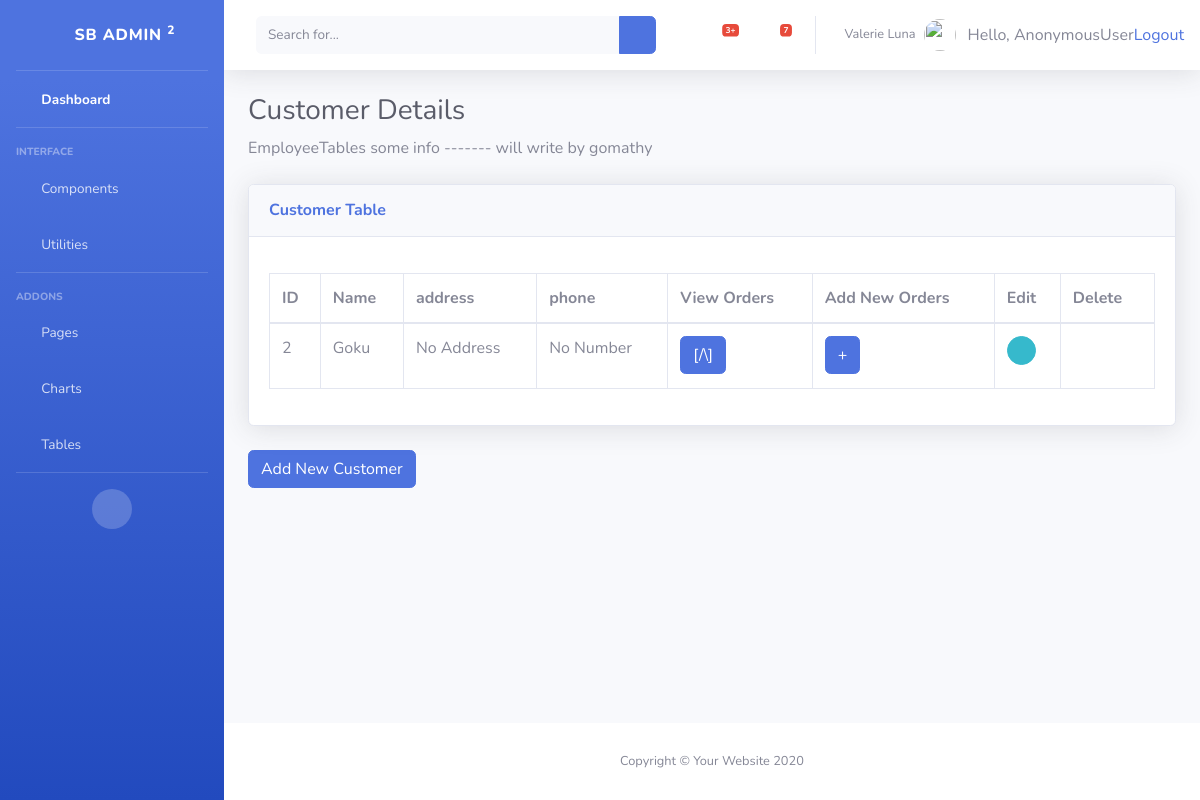
Before: /customer/ with the older database file.
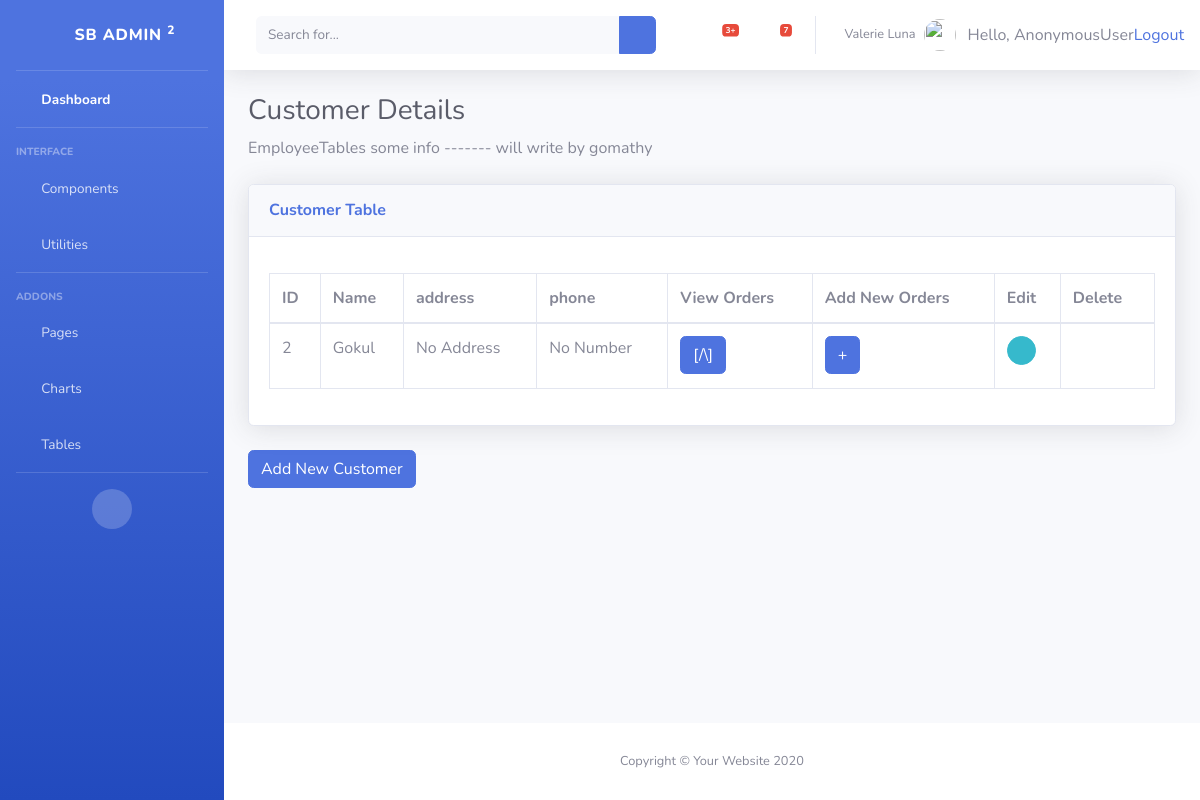
After: the same page with the newer database file.
### inventory/models.py (models this page shows, shortened)
class Customer(models.Model):
	name 	= models.CharField("Customer Name", max_length=30, default='No Name', blank=True)
	address = models.CharField(max_length=70, default='No Address', blank=True)
	phone 	= models.CharField("Phone Number", max_length=11, default='No Number', blank=True)

### inventory/views.py (the view)
# urls.py: path('customer/',views.customer,name='customer'),
def customer(request):
	cus = Customer.objects.all()
	return render(request, 'inventory/customer.html', { 'cus': cus })

### inventory/templates/inventory/customer.html (shortened to what this page needs)
{% extends 'inventory/base.html' %}
{% load static %}
{% block body %}
<h1 class="h3 mb-2 text-gray-800">Customer Details </h1>
<p class="mb-4">EmployeeTables some info ------- will write by gomathy  </p>
<div class="card shadow mb-4">
  <div class="card-header py-3">
    <h6 class="m-0 font-weight-bold text-primary">Customer Table</h6>
  </div>
  <div class="card-body">
    <div class="table-responsive">
      <table class="table table-bordered" id="dataTable" width="100%" cellspacing="0">
        <thead>
          <tr>
            <th>ID</th>
            <th>Name</th>
            <th>address</th>
            <th>phone</th>
            <th> View Orders</th>
            <th> Add New Orders </th>
            <th>Edit</th>
            <th>Delete</th>
          </tr>
        </thead>
        <tbody>
          <ul>
        		{% for c in cus %}
        			<tr>
                  <td>{{ c.id }} </td>
        			    <td>{{ c.name }} </td>
        			    <td>{{ c.address }} </td>
        			    <td>{{ c.phone }} </td>
                  <td>
                    <a href="{% url 'inventory:order_list' c.id %}"
                      class="btn btn-primary" role="button"> [/\]
                    </a>
                  </td>
                  <td>
                    <a href="{% url 'inventory:order_now' c.id %}"
                      class="btn btn-primary" role="button"> +
                    </a>
                  </td>
                  <td>
                      <a href="{% url 'inventory:cust_edit' c.id %}" class="btn btn-info btn-circle btn-sm">
                        <i class="fas fa-info-circle"></i>
                      </a>
                  </td>
                  <td>
                  <div class="nav-item dropdown no-arrow mx-1" align="center">
                      <a class="nav-link dropdown-toggle" href="{% url 'inventory:delete_customer' c.id %}"
                        id="alertsDropdown"
                        data-toggle="dropdown" aria-haspopup="true" aria-expanded="false">
                        <i class="fas fa-trash"></i>
                      </a>
                  </div>
                  </td>
        			</tr>
        		{% endfor %}
        	</ul>
        </tbody>
      </table>
    </div>
  </div>
</div>
<div class="button-group">
      <a href="{% url 'inventory:add_customer' %}" class="btn btn-primary" role="button">
      Add New Customer </a>
</div>
{% endblock %}

Changed rows visible on the page:
changed Customer "No Address": name "Goku" → "Gokul"
